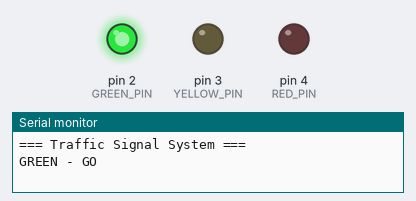
A sketch run on a simulated Arduino Uno, built with avr-gcc and run on an emulated ATmega328P. Shown: output pins drawn as LEDs (lit = HIGH), the last lines printed to the serial monitor.

Above: at 2.5 s.
At 6.0 s:
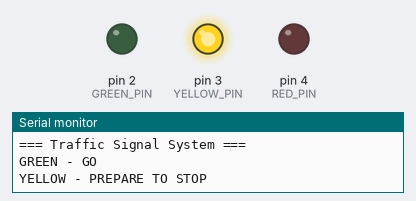
At 9.5 s:
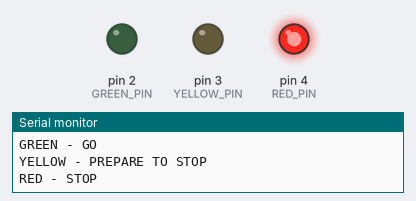
At 12.7 s:
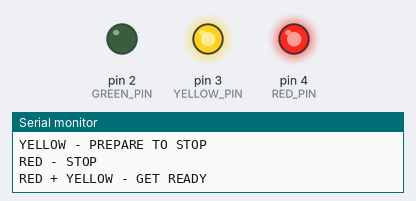
Timing chart, 0 to 17.6 s (numbered marks = the images above):
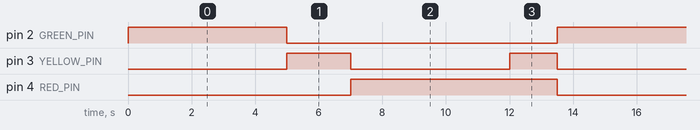

The sketch:

04_traffic_signal.ino
```cpp
// InnoBees STEM Lab - Traffic Signal System
// Red LED on D4 -> 330 ohm -> LED -> GND
// Yellow LED on D3 -> 330 ohm -> LED -> GND
// Green LED on D2 -> 330 ohm -> LED -> GND
// Simulates a standard traffic light sequence

const int RED_PIN = 4;
const int YELLOW_PIN = 3;
const int GREEN_PIN = 2;

void allOff() {
  digitalWrite(RED_PIN, LOW);
  digitalWrite(YELLOW_PIN, LOW);
  digitalWrite(GREEN_PIN, LOW);
}

void setup() {
  pinMode(RED_PIN, OUTPUT);
  pinMode(YELLOW_PIN, OUTPUT);
  pinMode(GREEN_PIN, OUTPUT);
  Serial.begin(9600);
  Serial.println("=== Traffic Signal System ===");
}

void loop() {
  // GREEN phase - Go
  allOff();
  digitalWrite(GREEN_PIN, HIGH);
  Serial.println("GREEN - GO");
  delay(5000);

  // YELLOW phase - Prepare to stop
  allOff();
  digitalWrite(YELLOW_PIN, HIGH);
  Serial.println("YELLOW - PREPARE TO STOP");
  delay(2000);

  // RED phase - Stop
  allOff();
  digitalWrite(RED_PIN, HIGH);
  Serial.println("RED - STOP");
  delay(5000);

  // RED + YELLOW phase - Get ready (used in some countries)
  digitalWrite(YELLOW_PIN, HIGH);
  Serial.println("RED + YELLOW - GET READY");
  delay(1500);
}
```

Measured:
- by itself, pin 2 (GREEN_PIN): alternates HIGH for 5.0 s and LOW for 8.5 s
- by itself, pin 3 (YELLOW_PIN): repeats every 13.5 s: LOW 5.0 s, HIGH 1.5 s, LOW 5.0 s, HIGH 2.0 s
- by itself, pin 4 (RED_PIN): alternates HIGH for 6.5 s and LOW for 7.0 s
